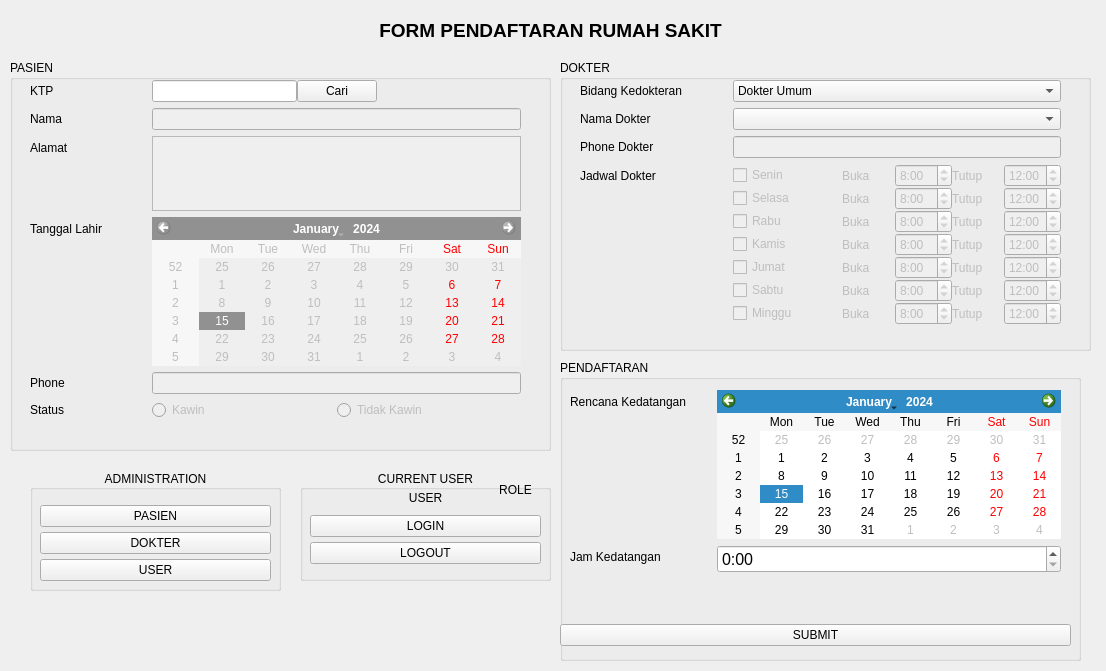
<?xml version="1.0" encoding="UTF-8"?>
<ui version="4.0">
 <class>FrmPendaftaran</class>
 <widget class="QMainWindow" name="FrmPendaftaran">
  <property name="geometry">
   <rect>
    <x>0</x>
    <y>0</y>
    <width>1106</width>
    <height>671</height>
   </rect>
  </property>
  <property name="windowTitle">
   <string>FrmPendaftaran</string>
  </property>
  <widget class="QWidget" name="centralwidget">
   <widget class="QLabel" name="label">
    <property name="geometry">
     <rect>
      <x>10</x>
      <y>20</y>
      <width>1081</width>
      <height>20</height>
     </rect>
    </property>
    <property name="font">
     <font>
      <pointsize>14</pointsize>
      <weight>75</weight>
      <bold>true</bold>
     </font>
    </property>
    <property name="text">
     <string>FORM PENDAFTARAN RUMAH SAKIT</string>
    </property>
    <property name="alignment">
     <set>Qt::AlignCenter</set>
    </property>
   </widget>
   <widget class="QGroupBox" name="groupBox">
    <property name="geometry">
     <rect>
      <x>300</x>
      <y>470</y>
      <width>251</width>
      <height>111</height>
     </rect>
    </property>
    <property name="title">
     <string>CURRENT USER</string>
    </property>
    <property name="alignment">
     <set>Qt::AlignCenter</set>
    </property>
    <widget class="QWidget" name="verticalLayoutWidget">
     <property name="geometry">
      <rect>
       <x>10</x>
       <y>40</y>
       <width>231</width>
       <height>61</height>
      </rect>
     </property>
     <layout class="QVBoxLayout" name="verticalLayout">
      <property name="spacing">
       <number>0</number>
      </property>
      <item>
       <widget class="QPushButton" name="PB_Login">
        <property name="text">
         <string>LOGIN</string>
        </property>
       </widget>
      </item>
      <item>
       <widget class="QPushButton" name="PB_Logout">
        <property name="text">
         <string>LOGOUT</string>
        </property>
       </widget>
      </item>
     </layout>
    </widget>
    <widget class="QLabel" name="Lbl_CurrentUser">
     <property name="geometry">
      <rect>
       <x>10</x>
       <y>20</y>
       <width>231</width>
       <height>16</height>
      </rect>
     </property>
     <property name="text">
      <string>USER</string>
     </property>
     <property name="alignment">
      <set>Qt::AlignCenter</set>
     </property>
    </widget>
    <widget class="QLabel" name="Lbl_UserRole">
     <property name="geometry">
      <rect>
       <x>190</x>
       <y>10</y>
       <width>51</width>
       <height>20</height>
      </rect>
     </property>
     <property name="text">
      <string>ROLE</string>
     </property>
     <property name="alignment">
      <set>Qt::AlignCenter</set>
     </property>
    </widget>
   </widget>
   <widget class="QGroupBox" name="groupBox_2">
    <property name="geometry">
     <rect>
      <x>30</x>
      <y>470</y>
      <width>251</width>
      <height>121</height>
     </rect>
    </property>
    <property name="title">
     <string>ADMINISTRATION</string>
    </property>
    <property name="alignment">
     <set>Qt::AlignCenter</set>
    </property>
    <widget class="QWidget" name="verticalLayoutWidget_2">
     <property name="geometry">
      <rect>
       <x>10</x>
       <y>30</y>
       <width>231</width>
       <height>86</height>
      </rect>
     </property>
     <layout class="QVBoxLayout" name="verticalLayout_2">
      <property name="spacing">
       <number>0</number>
      </property>
      <item>
       <widget class="QPushButton" name="PB_Pasien">
        <property name="text">
         <string>PASIEN</string>
        </property>
       </widget>
      </item>
      <item>
       <widget class="QPushButton" name="PB_Dokter">
        <property name="text">
         <string>DOKTER</string>
        </property>
       </widget>
      </item>
      <item>
       <widget class="QPushButton" name="PB_User">
        <property name="text">
         <string>USER</string>
        </property>
       </widget>
      </item>
     </layout>
    </widget>
   </widget>
   <widget class="QGroupBox" name="groupBox_3">
    <property name="geometry">
     <rect>
      <x>10</x>
      <y>60</y>
      <width>541</width>
      <height>391</height>
     </rect>
    </property>
    <property name="font">
     <font>
      <weight>50</weight>
      <bold>false</bold>
     </font>
    </property>
    <property name="title">
     <string>PASIEN</string>
    </property>
    <property name="flat">
     <bool>false</bool>
    </property>
    <widget class="QWidget" name="formLayoutWidget">
     <property name="geometry">
      <rect>
       <x>0</x>
       <y>20</y>
       <width>531</width>
       <height>361</height>
      </rect>
     </property>
     <layout class="QFormLayout" name="formLayout">
      <property name="horizontalSpacing">
       <number>50</number>
      </property>
      <property name="leftMargin">
       <number>20</number>
      </property>
      <property name="rightMargin">
       <number>20</number>
      </property>
      <item row="0" column="0">
       <widget class="QLabel" name="kTPLabel">
        <property name="text">
         <string>KTP</string>
        </property>
       </widget>
      </item>
      <item row="1" column="0">
       <widget class="QLabel" name="namaLabel">
        <property name="text">
         <string>Nama</string>
        </property>
       </widget>
      </item>
      <item row="1" column="1">
       <widget class="QLineEdit" name="Txt_Nama">
        <property name="enabled">
         <bool>false</bool>
        </property>
       </widget>
      </item>
      <item row="2" column="0">
       <widget class="QLabel" name="alamatLabel">
        <property name="text">
         <string>Alamat</string>
        </property>
       </widget>
      </item>
      <item row="2" column="1">
       <widget class="QTextBrowser" name="Txt_Alamat">
        <property name="enabled">
         <bool>false</bool>
        </property>
        <property name="sizePolicy">
         <sizepolicy hsizetype="Expanding" vsizetype="Maximum">
          <horstretch>0</horstretch>
          <verstretch>0</verstretch>
         </sizepolicy>
        </property>
        <property name="maximumSize">
         <size>
          <width>16777215</width>
          <height>75</height>
         </size>
        </property>
       </widget>
      </item>
      <item row="3" column="0">
       <widget class="QLabel" name="tanggalLahirLabel">
        <property name="text">
         <string>Tanggal Lahir</string>
        </property>
       </widget>
      </item>
      <item row="3" column="1">
       <widget class="QCalendarWidget" name="Cal_TanggalLahir">
        <property name="enabled">
         <bool>false</bool>
        </property>
        <property name="sizePolicy">
         <sizepolicy hsizetype="Preferred" vsizetype="Fixed">
          <horstretch>0</horstretch>
          <verstretch>0</verstretch>
         </sizepolicy>
        </property>
       </widget>
      </item>
      <item row="4" column="0">
       <widget class="QLabel" name="phoneLabel">
        <property name="text">
         <string>Phone</string>
        </property>
       </widget>
      </item>
      <item row="4" column="1">
       <widget class="QLineEdit" name="Txt_Phone">
        <property name="enabled">
         <bool>false</bool>
        </property>
       </widget>
      </item>
      <item row="5" column="0">
       <widget class="QLabel" name="statusLabel">
        <property name="text">
         <string>Status</string>
        </property>
       </widget>
      </item>
      <item row="5" column="1">
       <layout class="QHBoxLayout" name="horizontalLayout">
        <item>
         <widget class="QRadioButton" name="Opt_Kawin">
          <property name="enabled">
           <bool>false</bool>
          </property>
          <property name="text">
           <string>Kawin</string>
          </property>
         </widget>
        </item>
        <item>
         <widget class="QRadioButton" name="Opt_Kawin_2">
          <property name="enabled">
           <bool>false</bool>
          </property>
          <property name="text">
           <string>Tidak Kawin</string>
          </property>
         </widget>
        </item>
       </layout>
      </item>
      <item row="0" column="1">
       <layout class="QHBoxLayout" name="horizontalLayout_4">
        <item>
         <widget class="QLineEdit" name="Txt_KTP"/>
        </item>
        <item>
         <widget class="QPushButton" name="PB_Cari">
          <property name="text">
           <string>Cari</string>
          </property>
         </widget>
        </item>
        <item>
         <spacer name="horizontalSpacer">
          <property name="orientation">
           <enum>Qt::Horizontal</enum>
          </property>
          <property name="sizeHint" stdset="0">
           <size>
            <width>40</width>
            <height>20</height>
           </size>
          </property>
         </spacer>
        </item>
       </layout>
      </item>
     </layout>
    </widget>
   </widget>
   <widget class="QGroupBox" name="groupBox_4">
    <property name="geometry">
     <rect>
      <x>560</x>
      <y>60</y>
      <width>531</width>
      <height>291</height>
     </rect>
    </property>
    <property name="title">
     <string>DOKTER</string>
    </property>
    <widget class="QWidget" name="formLayoutWidget_2">
     <property name="geometry">
      <rect>
       <x>0</x>
       <y>20</y>
       <width>521</width>
       <height>261</height>
      </rect>
     </property>
     <layout class="QFormLayout" name="formLayout_2">
      <property name="horizontalSpacing">
       <number>50</number>
      </property>
      <property name="verticalSpacing">
       <number>6</number>
      </property>
      <property name="leftMargin">
       <number>20</number>
      </property>
      <property name="rightMargin">
       <number>20</number>
      </property>
      <item row="0" column="0">
       <widget class="QLabel" name="bidangKedokteranLabel_2">
        <property name="text">
         <string>Bidang Kedokteran</string>
        </property>
       </widget>
      </item>
      <item row="0" column="1">
       <widget class="QComboBox" name="Cmb_Bidang">
        <item>
         <property name="text">
          <string>Dokter Umum</string>
         </property>
        </item>
        <item>
         <property name="text">
          <string>Kandungan</string>
         </property>
        </item>
        <item>
         <property name="text">
          <string>Anak</string>
         </property>
        </item>
        <item>
         <property name="text">
          <string>Penyakit Dalam</string>
         </property>
        </item>
        <item>
         <property name="text">
          <string>Bedah</string>
         </property>
        </item>
       </widget>
      </item>
      <item row="1" column="0">
       <widget class="QLabel" name="namaDokterLabel_2">
        <property name="text">
         <string>Nama Dokter</string>
        </property>
       </widget>
      </item>
      <item row="1" column="1">
       <widget class="QComboBox" name="Cmb_NamaDr"/>
      </item>
      <item row="2" column="0">
       <widget class="QLabel" name="phoneDokterLabel_2">
        <property name="text">
         <string>Phone Dokter</string>
        </property>
       </widget>
      </item>
      <item row="2" column="1">
       <widget class="QLineEdit" name="Txt_PhoneDokter">
        <property name="enabled">
         <bool>false</bool>
        </property>
       </widget>
      </item>
      <item row="3" column="0">
       <widget class="QLabel" name="jadwalDokterLabel_2">
        <property name="text">
         <string>Jadwal Dokter</string>
        </property>
       </widget>
      </item>
      <item row="3" column="1">
       <layout class="QVBoxLayout" name="verticalLayout_3">
        <item>
         <layout class="QHBoxLayout" name="horizontalLayout_5">
          <item>
           <widget class="QCheckBox" name="Chk_Senin">
            <property name="enabled">
             <bool>false</bool>
            </property>
            <property name="text">
             <string>Senin</string>
            </property>
           </widget>
          </item>
          <item>
           <layout class="QHBoxLayout" name="horizontalLayout_6">
            <item>
             <widget class="QLabel" name="label_3">
              <property name="enabled">
               <bool>false</bool>
              </property>
              <property name="text">
               <string>Buka</string>
              </property>
             </widget>
            </item>
            <item>
             <widget class="QTimeEdit" name="Time1_Buka">
              <property name="enabled">
               <bool>false</bool>
              </property>
              <property name="dateTime">
               <datetime>
                <hour>8</hour>
                <minute>0</minute>
                <second>0</second>
                <year>2000</year>
                <month>1</month>
                <day>2</day>
               </datetime>
              </property>
              <property name="displayFormat">
               <string>h:mm</string>
              </property>
             </widget>
            </item>
           </layout>
          </item>
          <item>
           <layout class="QHBoxLayout" name="horizontalLayout_7">
            <item>
             <widget class="QLabel" name="label_2">
              <property name="enabled">
               <bool>false</bool>
              </property>
              <property name="text">
               <string>Tutup</string>
              </property>
             </widget>
            </item>
            <item>
             <widget class="QTimeEdit" name="Time1_Tutup">
              <property name="enabled">
               <bool>false</bool>
              </property>
              <property name="dateTime">
               <datetime>
                <hour>12</hour>
                <minute>0</minute>
                <second>0</second>
                <year>2000</year>
                <month>1</month>
                <day>1</day>
               </datetime>
              </property>
              <property name="displayFormat">
               <string>h:mm</string>
              </property>
             </widget>
            </item>
           </layout>
          </item>
         </layout>
        </item>
        <item>
         <layout class="QHBoxLayout" name="horizontalLayout_8">
          <item>
           <widget class="QCheckBox" name="Chk_Selasa">
            <property name="enabled">
             <bool>false</bool>
            </property>
            <property name="text">
             <string>Selasa</string>
            </property>
           </widget>
          </item>
          <item>
           <layout class="QHBoxLayout" name="horizontalLayout_9">
            <item>
             <widget class="QLabel" name="label_4">
              <property name="enabled">
               <bool>false</bool>
              </property>
              <property name="text">
               <string>Buka</string>
              </property>
             </widget>
            </item>
            <item>
             <widget class="QTimeEdit" name="Time2_Buka">
              <property name="enabled">
               <bool>false</bool>
              </property>
              <property name="dateTime">
               <datetime>
                <hour>8</hour>
                <minute>0</minute>
                <second>0</second>
                <year>2000</year>
                <month>1</month>
                <day>1</day>
               </datetime>
              </property>
              <property name="displayFormat">
               <string>h:mm</string>
              </property>
             </widget>
            </item>
           </layout>
          </item>
          <item>
           <layout class="QHBoxLayout" name="horizontalLayout_10">
            <item>
             <widget class="QLabel" name="label_5">
              <property name="enabled">
               <bool>false</bool>
              </property>
              <property name="text">
               <string>Tutup</string>
              </property>
             </widget>
            </item>
            <item>
             <widget class="QTimeEdit" name="Time2_Tutup">
              <property name="enabled">
               <bool>false</bool>
              </property>
              <property name="dateTime">
               <datetime>
                <hour>12</hour>
                <minute>0</minute>
                <second>0</second>
                <year>2000</year>
                <month>1</month>
                <day>1</day>
               </datetime>
              </property>
              <property name="displayFormat">
               <string>h:mm</string>
              </property>
             </widget>
            </item>
           </layout>
          </item>
         </layout>
        </item>
        <item>
         <layout class="QHBoxLayout" name="horizontalLayout_11">
          <item>
           <widget class="QCheckBox" name="Chk_Rabu">
            <property name="enabled">
             <bool>false</bool>
            </property>
            <property name="text">
             <string>Rabu</string>
            </property>
           </widget>
          </item>
          <item>
           <layout class="QHBoxLayout" name="horizontalLayout_12">
            <item>
             <widget class="QLabel" name="label_6">
              <property name="enabled">
               <bool>false</bool>
              </property>
              <property name="text">
               <string>Buka</string>
              </property>
             </widget>
            </item>
            <item>
             <widget class="QTimeEdit" name="Time3_Buka">
              <property name="enabled">
               <bool>false</bool>
              </property>
              <property name="dateTime">
               <datetime>
                <hour>8</hour>
                <minute>0</minute>
                <second>0</second>
                <year>2000</year>
                <month>1</month>
                <day>1</day>
               </datetime>
              </property>
              <property name="displayFormat">
               <string>h:mm</string>
              </property>
             </widget>
            </item>
           </layout>
          </item>
          <item>
           <layout class="QHBoxLayout" name="horizontalLayout_13">
            <item>
             <widget class="QLabel" name="label_7">
              <property name="enabled">
               <bool>false</bool>
              </property>
              <property name="text">
               <string>Tutup</string>
              </property>
             </widget>
            </item>
            <item>
             <widget class="QTimeEdit" name="Time3_Tutup">
              <property name="enabled">
               <bool>false</bool>
              </property>
              <property name="dateTime">
               <datetime>
                <hour>12</hour>
                <minute>0</minute>
                <second>0</second>
                <year>2000</year>
                <month>1</month>
                <day>1</day>
               </datetime>
              </property>
              <property name="displayFormat">
               <string>h:mm</string>
              </property>
             </widget>
            </item>
           </layout>
          </item>
         </layout>
        </item>
        <item>
         <layout class="QHBoxLayout" name="horizontalLayout_14">
          <item>
           <widget class="QCheckBox" name="Chk_Kamis">
            <property name="enabled">
             <bool>false</bool>
            </property>
            <property name="text">
             <string>Kamis</string>
            </property>
           </widget>
          </item>
          <item>
           <layout class="QHBoxLayout" name="horizontalLayout_15">
            <item>
             <widget class="QLabel" name="label_8">
              <property name="enabled">
               <bool>false</bool>
              </property>
              <property name="text">
               <string>Buka</string>
              </property>
             </widget>
            </item>
            <item>
             <widget class="QTimeEdit" name="Time4_Buka">
              <property name="enabled">
               <bool>false</bool>
              </property>
              <property name="dateTime">
               <datetime>
                <hour>8</hour>
                <minute>0</minute>
                <second>0</second>
                <year>2000</year>
                <month>1</month>
                <day>1</day>
               </datetime>
              </property>
              <property name="displayFormat">
               <string>h:mm</string>
              </property>
             </widget>
            </item>
           </layout>
          </item>
          <item>
           <layout class="QHBoxLayout" name="horizontalLayout_16">
            <item>
             <widget class="QLabel" name="label_9">
              <property name="enabled">
               <bool>false</bool>
              </property>
              <property name="text">
               <string>Tutup</string>
              </property>
             </widget>
            </item>
            <item>
             <widget class="QTimeEdit" name="Time4_Tutup">
              <property name="enabled">
               <bool>false</bool>
              </property>
              <property name="dateTime">
               <datetime>
                <hour>12</hour>
                <minute>0</minute>
                <second>0</second>
                <year>2000</year>
                <month>1</month>
                <day>1</day>
               </datetime>
              </property>
              <property name="displayFormat">
               <string>h:mm</string>
              </property>
             </widget>
            </item>
           </layout>
          </item>
         </layout>
        </item>
        <item>
         <layout class="QHBoxLayout" name="horizontalLayout_17">
          <item>
           <widget class="QCheckBox" name="Chk_Jumat">
            <property name="enabled">
             <bool>false</bool>
            </property>
            <property name="text">
             <string>Jumat</string>
            </property>
           </widget>
          </item>
          <item>
           <layout class="QHBoxLayout" name="horizontalLayout_18">
            <item>
             <widget class="QLabel" name="label_10">
              <property name="enabled">
               <bool>false</bool>
              </property>
              <property name="text">
               <string>Buka</string>
              </property>
             </widget>
            </item>
            <item>
             <widget class="QTimeEdit" name="Time5_Buka">
              <property name="enabled">
               <bool>false</bool>
              </property>
              <property name="dateTime">
               <datetime>
                <hour>8</hour>
                <minute>0</minute>
                <second>0</second>
                <year>2000</year>
                <month>1</month>
                <day>1</day>
               </datetime>
              </property>
              <property name="displayFormat">
               <string>h:mm</string>
              </property>
             </widget>
            </item>
           </layout>
          </item>
          <item>
           <layout class="QHBoxLayout" name="horizontalLayout_19">
            <item>
             <widget class="QLabel" name="label_11">
              <property name="enabled">
               <bool>false</bool>
              </property>
              <property name="text">
               <string>Tutup</string>
              </property>
             </widget>
            </item>
            <item>
             <widget class="QTimeEdit" name="Time5_Tutup">
              <property name="enabled">
               <bool>false</bool>
              </property>
              <property name="dateTime">
               <datetime>
                <hour>12</hour>
                <minute>0</minute>
                <second>0</second>
                <year>2000</year>
                <month>1</month>
                <day>1</day>
               </datetime>
              </property>
              <property name="displayFormat">
               <string>h:mm</string>
              </property>
             </widget>
            </item>
           </layout>
          </item>
         </layout>
        </item>
        <item>
         <layout class="QHBoxLayout" name="horizontalLayout_20">
          <item>
           <widget class="QCheckBox" name="Chk_Sabtu">
            <property name="enabled">
             <bool>false</bool>
            </property>
            <property name="text">
             <string>Sabtu</string>
            </property>
           </widget>
          </item>
          <item>
           <layout class="QHBoxLayout" name="horizontalLayout_21">
            <item>
             <widget class="QLabel" name="label_12">
              <property name="enabled">
               <bool>false</bool>
              </property>
              <property name="text">
               <string>Buka</string>
              </property>
             </widget>
            </item>
            <item>
             <widget class="QTimeEdit" name="Time6_Buka">
              <property name="enabled">
               <bool>false</bool>
              </property>
              <property name="dateTime">
               <datetime>
                <hour>8</hour>
                <minute>0</minute>
                <second>0</second>
                <year>2000</year>
                <month>1</month>
                <day>1</day>
               </datetime>
              </property>
              <property name="displayFormat">
               <string>h:mm</string>
              </property>
             </widget>
            </item>
           </layout>
          </item>
          <item>
           <layout class="QHBoxLayout" name="horizontalLayout_22">
            <item>
             <widget class="QLabel" name="label_13">
              <property name="enabled">
               <bool>false</bool>
              </property>
              <property name="text">
               <string>Tutup</string>
              </property>
             </widget>
            </item>
            <item>
             <widget class="QTimeEdit" name="Time6_Tutup">
              <property name="enabled">
               <bool>false</bool>
              </property>
              <property name="dateTime">
               <datetime>
                <hour>12</hour>
                <minute>0</minute>
                <second>0</second>
                <year>2000</year>
                <month>1</month>
                <day>1</day>
               </datetime>
              </property>
              <property name="displayFormat">
               <string>h:mm</string>
              </property>
             </widget>
            </item>
           </layout>
          </item>
         </layout>
        </item>
        <item>
         <layout class="QHBoxLayout" name="horizontalLayout_23">
          <item>
           <widget class="QCheckBox" name="Chk_Minggu">
            <property name="enabled">
             <bool>false</bool>
            </property>
            <property name="text">
             <string>Minggu</string>
            </property>
           </widget>
          </item>
          <item>
           <layout class="QHBoxLayout" name="horizontalLayout_24">
            <item>
             <widget class="QLabel" name="label_14">
              <property name="enabled">
               <bool>false</bool>
              </property>
              <property name="text">
               <string>Buka</string>
              </property>
             </widget>
            </item>
            <item>
             <widget class="QTimeEdit" name="Time7_Buka">
              <property name="enabled">
               <bool>false</bool>
              </property>
              <property name="dateTime">
               <datetime>
                <hour>8</hour>
                <minute>0</minute>
                <second>0</second>
                <year>2000</year>
                <month>1</month>
                <day>1</day>
               </datetime>
              </property>
              <property name="displayFormat">
               <string>h:mm</string>
              </property>
             </widget>
            </item>
           </layout>
          </item>
          <item>
           <layout class="QHBoxLayout" name="horizontalLayout_25">
            <item>
             <widget class="QLabel" name="label_15">
              <property name="enabled">
               <bool>false</bool>
              </property>
              <property name="text">
               <string>Tutup</string>
              </property>
             </widget>
            </item>
            <item>
             <widget class="QTimeEdit" name="Time7_Tutup">
              <property name="enabled">
               <bool>false</bool>
              </property>
              <property name="dateTime">
               <datetime>
                <hour>12</hour>
                <minute>0</minute>
                <second>0</second>
                <year>2000</year>
                <month>1</month>
                <day>1</day>
               </datetime>
              </property>
              <property name="displayFormat">
               <string>h:mm</string>
              </property>
             </widget>
            </item>
           </layout>
          </item>
         </layout>
        </item>
       </layout>
      </item>
     </layout>
    </widget>
   </widget>
   <widget class="QGroupBox" name="groupBox_5">
    <property name="geometry">
     <rect>
      <x>560</x>
      <y>360</y>
      <width>521</width>
      <height>301</height>
     </rect>
    </property>
    <property name="title">
     <string>PENDAFTARAN</string>
    </property>
    <widget class="QWidget" name="formLayoutWidget_3">
     <property name="geometry">
      <rect>
       <x>0</x>
       <y>30</y>
       <width>511</width>
       <height>221</height>
      </rect>
     </property>
     <layout class="QFormLayout" name="formLayout_3">
      <property name="horizontalSpacing">
       <number>30</number>
      </property>
      <property name="leftMargin">
       <number>10</number>
      </property>
      <property name="rightMargin">
       <number>10</number>
      </property>
      <item row="0" column="0">
       <widget class="QLabel" name="rencanaKedatanganLabel">
        <property name="text">
         <string>Rencana Kedatangan</string>
        </property>
       </widget>
      </item>
      <item row="0" column="1">
       <widget class="QCalendarWidget" name="Cal_TanggalDatang">
        <property name="sizePolicy">
         <sizepolicy hsizetype="Preferred" vsizetype="Fixed">
          <horstretch>0</horstretch>
          <verstretch>0</verstretch>
         </sizepolicy>
        </property>
       </widget>
      </item>
      <item row="1" column="0">
       <widget class="QLabel" name="jamKedatanganLabel">
        <property name="text">
         <string>Jam Kedatangan</string>
        </property>
       </widget>
      </item>
      <item row="1" column="1">
       <widget class="QTimeEdit" name="TimeDatang">
        <property name="font">
         <font>
          <pointsize>12</pointsize>
         </font>
        </property>
        <property name="displayFormat">
         <string>h:mm</string>
        </property>
       </widget>
      </item>
     </layout>
    </widget>
    <widget class="QWidget" name="horizontalLayoutWidget_2">
     <property name="geometry">
      <rect>
       <x>0</x>
       <y>260</y>
       <width>511</width>
       <height>31</height>
      </rect>
     </property>
     <layout class="QHBoxLayout" name="horizontalLayout_2">
      <item>
       <widget class="QPushButton" name="PB_Submit">
        <property name="font">
         <font>
          <weight>50</weight>
          <bold>false</bold>
         </font>
        </property>
        <property name="text">
         <string>SUBMIT</string>
        </property>
       </widget>
      </item>
     </layout>
    </widget>
   </widget>
  </widget>
 </widget>
 <resources/>
 <connections/>
</ui>
